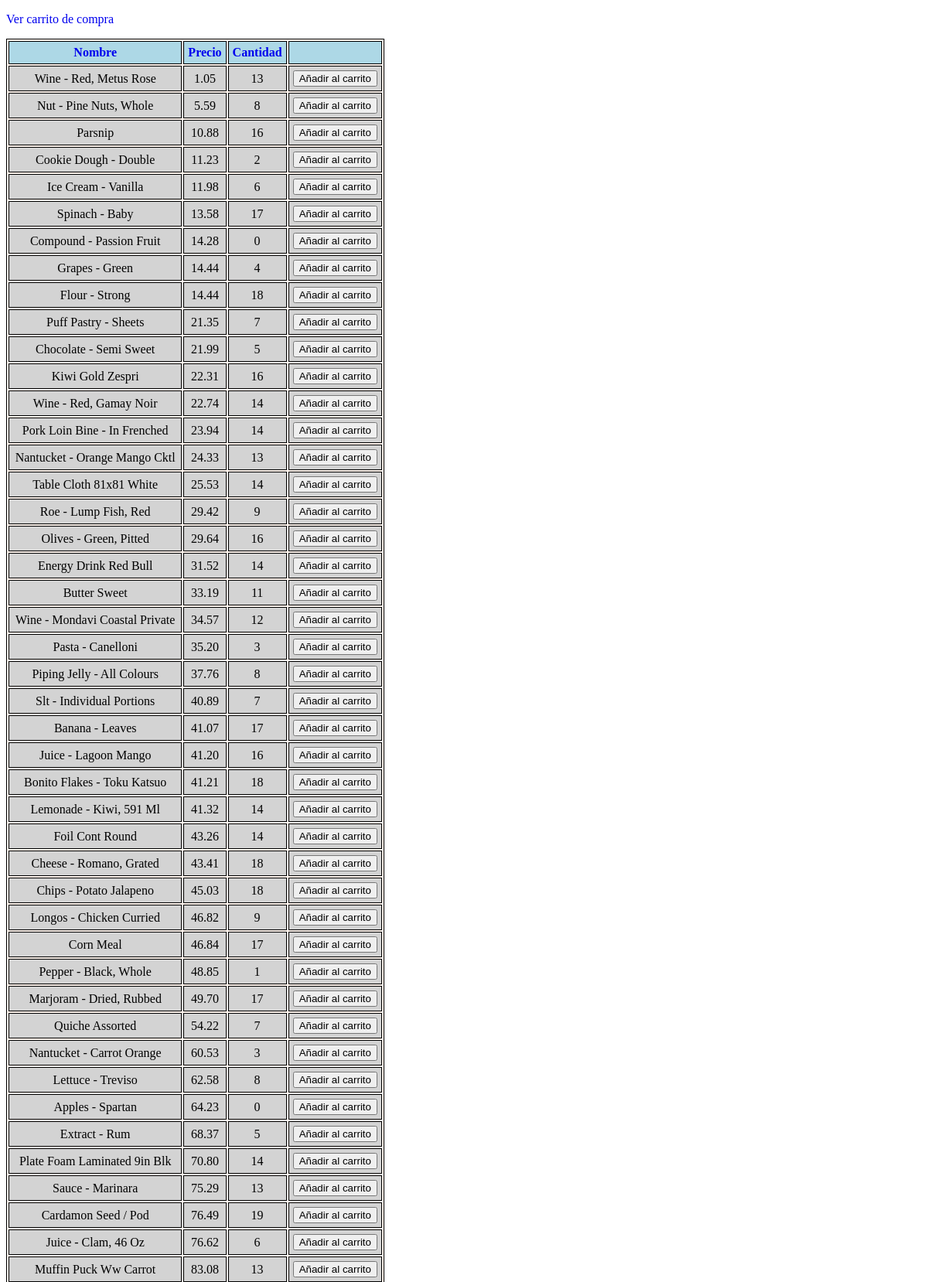
Screenshot of /index.php?sort=price (upper part) with the database file from the repository.
### tables this page shows
create table products (
	id INT,
	name VARCHAR(50),
	price DECIMAL(5,2),
	amount INT
);

### index.php (the view, shortened to what this page needs)
<?php
require "connection.php";
$sort = "id";
if(isset($_GET["sort"])){
  $sort = $_GET["sort"];
}else if(isset($_COOKIE["sort"])) {
  $sort = $_COOKIE["sort"];
}
?>
<!DOCTYPE html>
<html lang="en">
<head>
</head>
<body>
  <p>
    <a href="shoppingCart.php">Ver carrito de compra</a>
  </p>
  <table>
    <tr>
      <th><a href="index.php?sort=name">Nombre</a></th>
      <th><a href="index.php?sort=price">Precio</a></th>
      <th><a href="index.php?sort=amount">Cantidad</a></th>
      <th></th>
    </tr>
    <?php
      $stmt = $link->stmt_init();
      $stmt->prepare("SELECT id,name,price,amount FROM products ORDER BY $sort");
      $stmt->execute();
      $stmt->bind_result($id,$name,$price,$amount);
      while($stmt->fetch()) {
      ?>
      <tr>
        <td><?=$name ?></td>
        <td><?=$price ?></td>
        <td><?=$amount ?></td>
        <td>
          <form action="">
            <input type="submit" value="Añadir al carrito">
          </form>
        </td>
      </tr>
    <?php
      }
    ?>
  </table>
</body>
</html>

### index.php (style rules this page uses)
table { border: 1px solid black; text-align: center; background-color: Seashell; }
th { background-color: LightBlue; }
td { background-color: LightGray; }
tr,td,th { border: 1px solid black; padding: 5px; }
a { text-decoration: none; }

### rows the page displays
products: name "Wine - Red, Metus Rose", price "1.05", amount "13"
products: name "Nut - Pine Nuts, Whole", price "5.59", amount "8"
products: name "Parsnip", price "10.88", amount "16"
products: name "Cookie Dough - Double", price "11.23", amount "2"
products: name "Ice Cream - Vanilla", price "11.98", amount "6"
products: name "Spinach - Baby", price "13.58", amount "17"
products: name "Compound - Passion Fruit", price "14.28", amount "0"
products: name "Grapes - Green", price "14.44", amount "4"
products: name "Flour - Strong", price "14.44", amount "18"
products: name "Puff Pastry - Sheets", price "21.35", amount "7"
products: name "Chocolate - Semi Sweet", price "21.99", amount "5"
products: name "Kiwi Gold Zespri", price "22.31", amount "16"
products: name "Wine - Red, Gamay Noir", price "22.74", amount "14"
products: name "Pork Loin Bine - In Frenched", price "23.94", amount "14"
products: name "Nantucket - Orange Mango Cktl", price "24.33", amount "13"
products: name "Table Cloth 81x81 White", price "25.53", amount "14"
products: name "Roe - Lump Fish, Red", price "29.42", amount "9"
products: name "Olives - Green, Pitted", price "29.64", amount "16"
products: name "Energy Drink Red Bull", price "31.52", amount "14"
products: name "Butter Sweet", price "33.19", amount "11"
products: name "Wine - Mondavi Coastal Private", price "34.57", amount "12"
products: name "Pasta - Canelloni", price "35.20", amount "3"
products: name "Piping Jelly - All Colours", price "37.76", amount "8"
products: name "Slt - Individual Portions", price "40.89", amount "7"
products: name "Banana - Leaves", price "41.07", amount "17"
products: name "Juice - Lagoon Mango", price "41.20", amount "16"
products: name "Bonito Flakes - Toku Katsuo", price "41.21", amount "18"
products: name "Lemonade - Kiwi, 591 Ml", price "41.32", amount "14"
products: name "Foil Cont Round", price "43.26", amount "14"
products: name "Cheese - Romano, Grated", price "43.41", amount "18"
products: name "Chips - Potato Jalapeno", price "45.03", amount "18"
products: name "Longos - Chicken Curried", price "46.82", amount "9"
products: name "Corn Meal", price "46.84", amount "17"
products: name "Pepper - Black, Whole", price "48.85", amount "1"
products: name "Marjoram - Dried, Rubbed", price "49.70", amount "17"
products: name "Quiche Assorted", price "54.22", amount "7"
products: name "Nantucket - Carrot Orange", price "60.53", amount "3"
products: name "Lettuce - Treviso", price "62.58", amount "8"
products: name "Apples - Spartan", price "64.23", amount "0"
products: name "Extract - Rum", price "68.37", amount "5"
products: name "Plate Foam Laminated 9in Blk", price "70.80", amount "14"
products: name "Sauce - Marinara", price "75.29", amount "13"
products: name "Cardamon Seed / Pod", price "76.49", amount "19"
products: name "Juice - Clam, 46 Oz", price "76.62", amount "6"
products: name "Muffin Puck Ww Carrot", price "83.08", amount "13"
